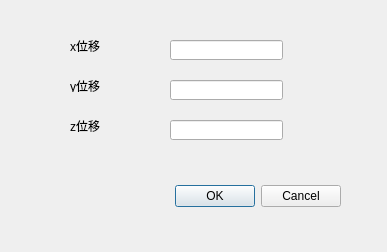
<?xml version="1.0" encoding="UTF-8"?>
<ui version="4.0">
 <class>Initial_Str</class>
 <widget class="QDialog" name="Initial_Str">
  <property name="geometry">
   <rect>
    <x>0</x>
    <y>0</y>
    <width>387</width>
    <height>252</height>
   </rect>
  </property>
  <property name="windowTitle">
   <string>initial</string>
  </property>
  <widget class="QDialogButtonBox" name="buttonBox">
   <property name="geometry">
    <rect>
     <x>140</x>
     <y>180</y>
     <width>201</width>
     <height>32</height>
    </rect>
   </property>
   <property name="orientation">
    <enum>Qt::Horizontal</enum>
   </property>
   <property name="standardButtons">
    <set>QDialogButtonBox::Cancel|QDialogButtonBox::Ok</set>
   </property>
  </widget>
  <widget class="QLabel" name="label">
   <property name="geometry">
    <rect>
     <x>70</x>
     <y>40</y>
     <width>54</width>
     <height>12</height>
    </rect>
   </property>
   <property name="text">
    <string>x位移</string>
   </property>
  </widget>
  <widget class="QLabel" name="label_2">
   <property name="geometry">
    <rect>
     <x>70</x>
     <y>80</y>
     <width>54</width>
     <height>12</height>
    </rect>
   </property>
   <property name="text">
    <string>y位移</string>
   </property>
  </widget>
  <widget class="QLabel" name="label_3">
   <property name="geometry">
    <rect>
     <x>70</x>
     <y>120</y>
     <width>54</width>
     <height>12</height>
    </rect>
   </property>
   <property name="text">
    <string>z位移</string>
   </property>
  </widget>
  <widget class="QLineEdit" name="lineEdit">
   <property name="geometry">
    <rect>
     <x>170</x>
     <y>40</y>
     <width>113</width>
     <height>20</height>
    </rect>
   </property>
  </widget>
  <widget class="QLineEdit" name="lineEdit_2">
   <property name="geometry">
    <rect>
     <x>170</x>
     <y>80</y>
     <width>113</width>
     <height>20</height>
    </rect>
   </property>
  </widget>
  <widget class="QLineEdit" name="lineEdit_3">
   <property name="geometry">
    <rect>
     <x>170</x>
     <y>120</y>
     <width>113</width>
     <height>20</height>
    </rect>
   </property>
  </widget>
 </widget>
 <resources/>
 <connections>
  <connection>
   <sender>buttonBox</sender>
   <signal>accepted()</signal>
   <receiver>Initial_Str</receiver>
   <slot>accept()</slot>
   <hints>
    <hint type="sourcelabel">
     <x>248</x>
     <y>254</y>
    </hint>
    <hint type="destinationlabel">
     <x>157</x>
     <y>274</y>
    </hint>
   </hints>
  </connection>
  <connection>
   <sender>buttonBox</sender>
   <signal>rejected()</signal>
   <receiver>Initial_Str</receiver>
   <slot>reject()</slot>
   <hints>
    <hint type="sourcelabel">
     <x>316</x>
     <y>260</y>
    </hint>
    <hint type="destinationlabel">
     <x>286</x>
     <y>274</y>
    </hint>
   </hints>
  </connection>
 </connections>
</ui>
